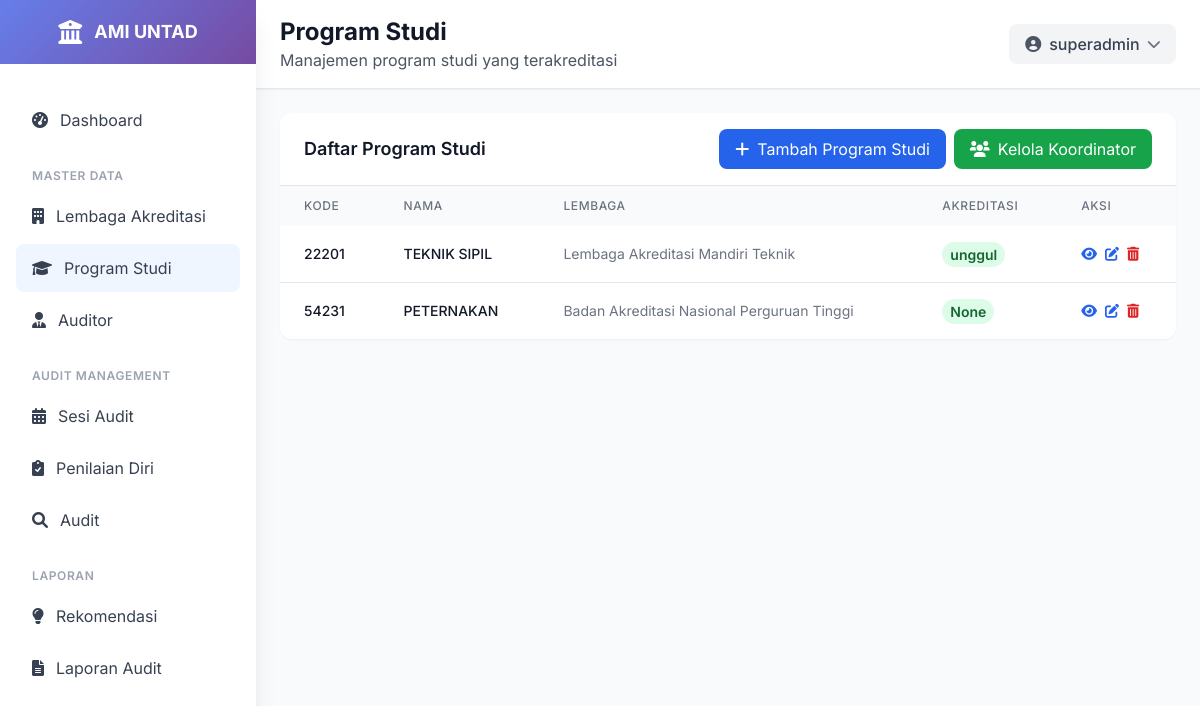
The app's page /program-studi/ (signed in), older data.
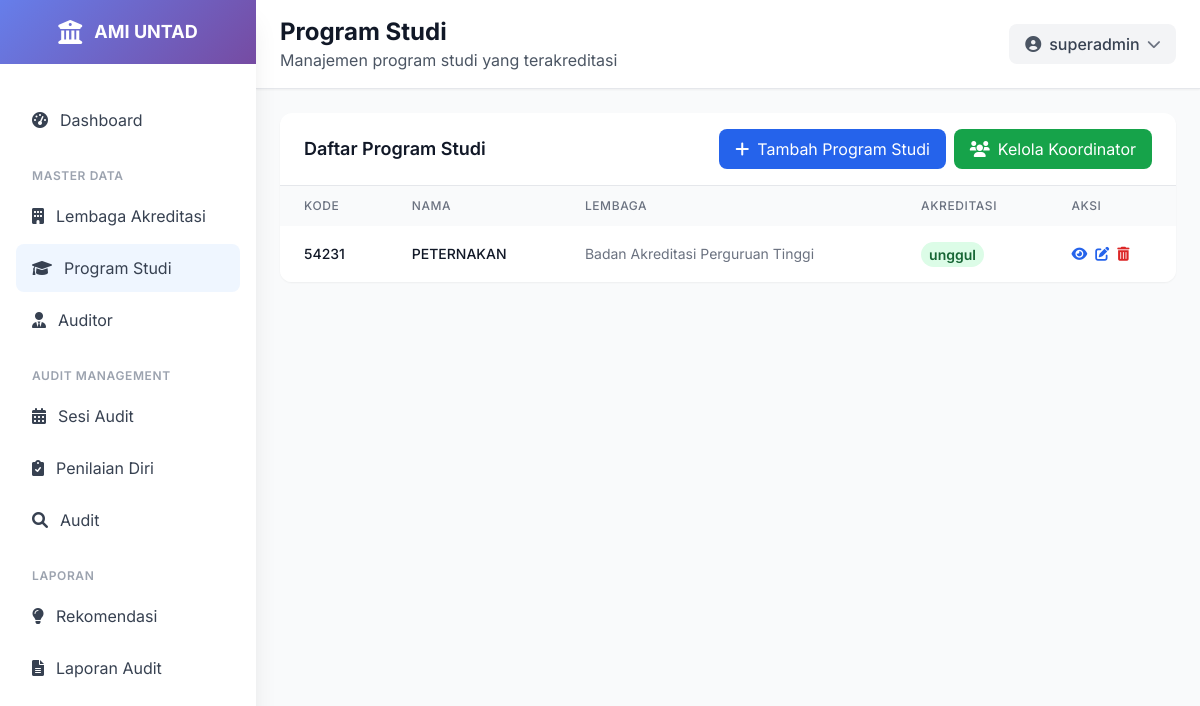
The same page, newer data.
### ami/models.py (models this page shows, shortened)
class ProgramStudi(models.Model):
    lembaga_akreditasi = models.ForeignKey(LembagaAkreditasi, on_delete=models.PROTECT, related_name='program_studi')
    kode = models.CharField(max_length=10, unique=True)
    nama = models.CharField(max_length=255)
    fakultas = models.CharField(max_length=200, choices=[
        ('FKIP', 'FKIP'),
        ('FISIP', 'FISIP'),
        ('FEB', 'FEB'),
        ('FAKUM', 'FAKUM'),
        ('FAPERTA', 'FAPERTA'),
        ('FATEK', 'FATEK'),
        ('FMIPA', 'FMIPA'),
        ('FAHUT', 'FAHUT'),
        ('FK', 'FK'),
        ('FAPETKAN', 'FAPETKAN'),
        ('FKM', 'FKM'),
        ('Pascasarjana', 'Pascasarjana'),
    ])
    jenjang = models.CharField(max_length=50, choices=[
        ('D3', 'Diploma 3'),
        ('D4', 'Diploma 4'),
        ('S1', 'Sarjana'),
        ('S2', 'Magister'),
        ('S3', 'Doktor'),
    ])
    akreditasi = models.CharField(max_length=50, blank=True, null=True, choices=[
        ('unggul', 'UNGGUL'),
        ('baik_sekali', 'BAIK SEKALI'),
        ('baik', 'BAIK'),
        ('A', 'A'),
        ('B', 'B'),
        ('C', 'C'),
        ('belum', 'Belum Terakreditasi')
    ] )
    tanggal_akreditasi = models.DateField(blank=True, null=True)
    class Meta:
        verbose_name = "Program Studi"
        verbose_name_plural = "Program Studi"
        ordering = ['kode']

class LembagaAkreditasi(models.Model):
    kode = models.CharField(max_length=20, unique=True)
    nama = models.CharField(max_length=255, unique=True)
    deskripsi = models.TextField(blank=True, null=True)
    website = models.URLField(blank=True, null=True)
    kontak = models.TextField(blank=True, null=True)
    class Meta:
        verbose_name = "Lembaga Akreditasi"
        verbose_name_plural = "Lembaga Akreditasi"
        ordering = ['nama']

### ami/views.py (the view)
# urls.py: path('program-studi/', views.program_studi_list, name='program_studi_list'),
@login_required
def program_studi_list(request):
    program_studi_list = ProgramStudi.objects.select_related('lembaga_akreditasi').all().order_by('kode')
    paginator = Paginator(program_studi_list, 10)
    page_number = request.GET.get('page')
    program_studi = paginator.get_page(page_number)
    return render(request, 'ami/program_studi_list.html', {
        'program_studi': program_studi
    })

### templates/ami/program_studi_list.html (shortened to what the changed rows need)
{% extends 'base.html' %}
{% load static %}
{% block page_title %}Program Studi{% endblock %}
{% block content %}
<div class="p-4 lg:p-6">
    <div class="bg-white rounded-xl shadow-sm overflow-hidden">
        <div class="overflow-x-auto">
            <table class="w-full">
                <thead class="bg-gray-50">
                    <tr>
                        <th class="px-3 lg:px-6 py-3 text-left text-xs font-medium text-gray-500 uppercase tracking-wider">Kode</th>
                        <th class="px-3 lg:px-6 py-3 text-left text-xs font-medium text-gray-500 uppercase tracking-wider">Nama</th>
                        <th class="px-3 lg:px-6 py-3 text-left text-xs font-medium text-gray-500 uppercase tracking-wider hidden md:table-cell">Lembaga</th>
                        <th class="px-3 lg:px-6 py-3 text-left text-xs font-medium text-gray-500 uppercase tracking-wider">Akreditasi</th>
                        <th class="px-3 lg:px-6 py-3 text-left text-xs font-medium text-gray-500 uppercase tracking-wider">Aksi</th>
                    </tr>
                </thead>
                <tbody class="bg-white divide-y divide-gray-200">
                    {% for program in program_studi %}
                    <tr class="hover:bg-gray-50 transition-colors">
                        <td class="px-3 lg:px-6 py-4 whitespace-nowrap">
                            <div class="text-xs lg:text-sm font-medium text-gray-900">{{ program.kode }}</div>
                        </td>
                        <td class="px-3 lg:px-6 py-4 whitespace-nowrap">
                            <div class="text-xs lg:text-sm font-medium text-gray-900">{{ program.nama }}</div>
                        </td>
                        <td class="px-3 lg:px-6 py-4 whitespace-nowrap text-xs lg:text-sm text-gray-500 hidden md:table-cell">
                            {{ program.lembaga_akreditasi.nama }}
                        </td>
                        <td class="px-3 lg:px-6 py-4 whitespace-nowrap">
                            <span class="px-1 py-0.5 lg:px-2 lg:py-1 text-xs lg:text-sm font-semibold rounded-full bg-green-100 text-green-800">
                                {{ program.akreditasi }}
                            </span>
                        </td>
                        <td class="px-3 lg:px-6 py-4 whitespace-nowrap text-xs lg:text-sm font-medium">
                            <div class="flex flex-wrap gap-2">
                                <a href="{% url 'ami:program_studi_detail' program.pk %}" class="text-blue-600 hover:text-blue-900">
                                    <i class="fas fa-eye"></i>
                                </a>
                                <a href="{% url 'ami:program_studi_update' program.pk %}" class="text-blue-600 hover:text-blue-900">
                                    <i class="fas fa-edit"></i>
                                </a>
                                <a href="{% url 'ami:program_studi_delete' program.pk %}" class="text-red-600 hover:text-red-900">
                                    <i class="fas fa-trash-alt"></i>
                                </a>
                            </div>
                        </td>
                    </tr>
                    {% empty %}
                    <tr>
                        <td colspan="5" class="px-4 lg:px-6 py-4 text-center text-gray-500 text-sm">Tidak ada program studi yang terdaftar</td>
                    </tr>
                    {% endfor %}
                </tbody>
            </table>
        </div>
    </div>
</div>
{% endblock %}

Row changes from the older to the newer data that the page shows:
removed ProgramStudi: kode "22201", nama "TEKNIK SIPIL", lembaga_akreditasi.nama "Lembaga Akreditasi Mandiri Teknik", akreditasi "unggul"
changed ProgramStudi "PETERNAKAN": lembaga_akreditasi.nama "Badan Akreditasi Nasional Perguruan Tinggi" → "Badan Akreditasi Perguruan Tinggi"; akreditasi "None" → "unggul"
